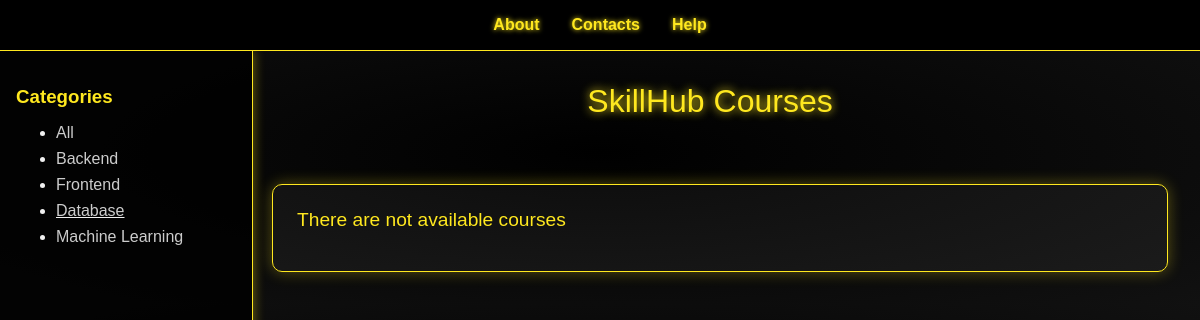
The app's page /category/database/, older data.
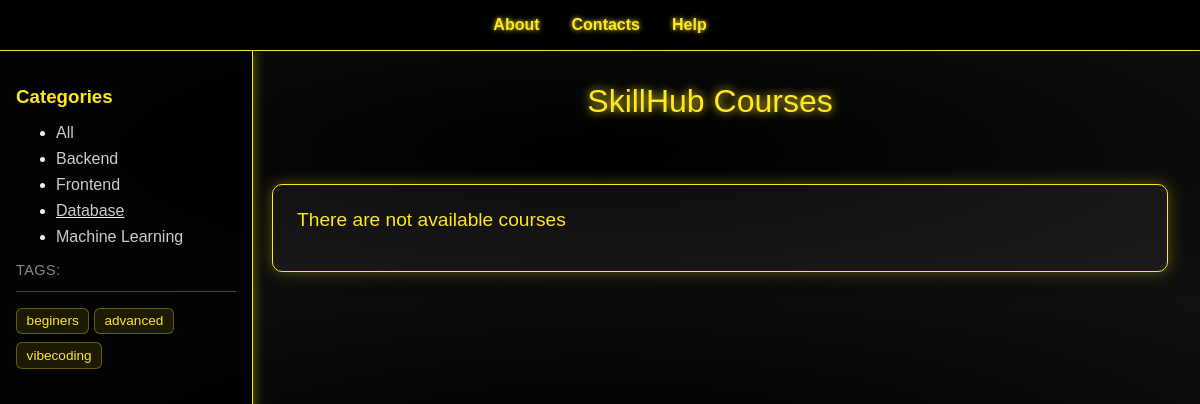
The same page, newer data.
### courses/models.py (models this page shows, shortened)
class Category(models.Model):
    name = models.CharField(max_length=100, db_index=True)
    slug = models.SlugField(max_length=100, unique=True, db_index=True)
    objects = models.Manager()
    published = PublishedManager()
    class Meta:
        verbose_name_plural = 'Categories'
    def get_absolute_url(self):
        return reverse('category', kwargs={'category_slug': self.slug})

class TagCourse(models.Model):
    tag = models.CharField(max_length=100, db_index=True)
    slug = models.SlugField(max_length=100, unique=True, db_index=True)
    def get_absolute_url(self):
        return reverse('tag', kwargs={'tag_slug': self.slug})

### courses/views.py (the view)
# urls.py: path('category/<slug:category_slug>/', views.category, name='category'),
def category(request, category_slug):
    category = get_object_or_404(Category, slug=category_slug)
    courses = Course.published.filter(category__id=category.pk)
    context = {
        'title': f'SkillHub Courses: {category.name}',
        'courses': courses,
        'selected_cat': category_slug
    }
    return render(request, 'courses/index.html', context)

### courses/models.py (called while the page is built)
    def get_queryset(self):
        return super().get_queryset().filter(is_published=Course.Status.PUBLISHED)

### courses/templatetags/courses_tags.py (called while the page is built)
@register.simple_tag()
def count_courses_by_category(category):
    if not category:
        return len(Course.published.all())
    return len(Course.published.filter(category=Category.objects.get(slug=category)))

@register.inclusion_tag('courses/navbar.html')
def show_navbar(selected_cat=0):
    cats = Category.objects.all()
    return {'cats': cats, 'selected_cat': selected_cat}

@register.inclusion_tag('courses/tagsbar.html')
def show_tagsbar():
    tags = TagCourse.objects.all()
    return {'tags': tags}

### courses/templates/courses/index.html (shortened to what this page needs)
{% extends 'base.html' %}
{% load courses_tags %}
{% block content %}
<nav class="top-nav">
    <a href="#">About</a>
    <a href="#">Contacts</a>
    <a href="#">Help</a>
</nav>
<aside class="side-nav">
    {% show_navbar selected_cat %}
    {% show_tagsbar %}
</aside>
<header>SkillHub Courses</header>
    <section class="course-grid">
    {% count_courses_by_category selected_cat as courses_count %}
    {% if courses_count == 0 %}
        <div class="course-card">
            <div class="course-title">There are not available courses</div>
        </div>
    {% endif %}
    </section>
{% endblock %}

### courses/templates/courses/navbar.html (shortened to what this page needs)
        <h3>Categories</h3>
    <ul>
        <li class="{% if selected_cat == 0 %}selected{% endif %}"><a href="{% url 'index' %}">All</a></li>
        {% for cat in cats %}
        <li class="{% if cat.slug == selected_cat %}selected{% endif %}">
        <a href="{{ cat.get_absolute_url }}">{{ cat.name|title }}</a></li>
        {% endfor %}
    </ul>

### courses/templates/courses/tagsbar.html
{% if tags %}
<p class="tagsbar-title">Tags:</p>
<ul class="tagsbar">
    {% for i in tags %}
    <li><a href="{{ i.get_absolute_url }}">{{ i.tag }}</a></li>
    {% endfor %}
</ul>
{% endif %}

Row changes from the older to the newer data that the page shows:
added TagCourse: tag "beginers"
added TagCourse: tag "advanced"
added TagCourse: tag "vibecoding"
Text that changed along with them:
text now shown: "TAGS:"
